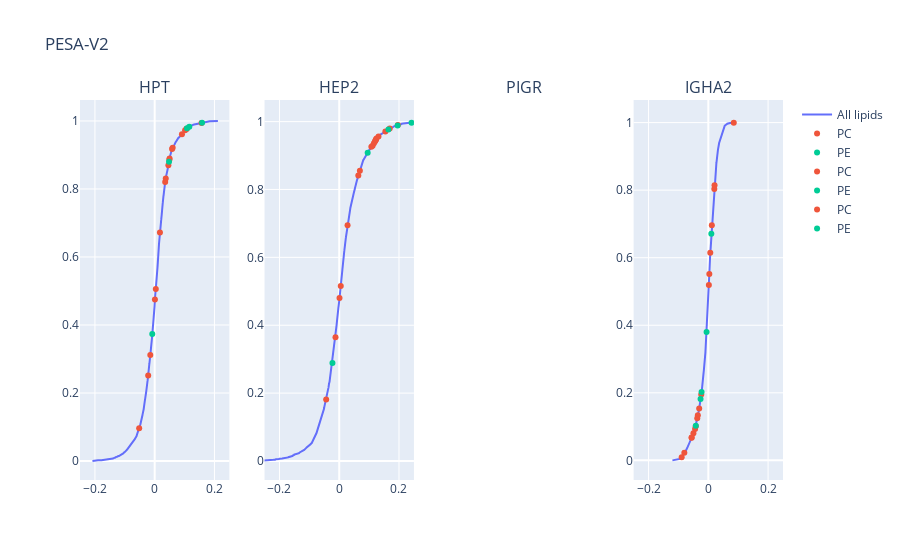

The code cell stored with this chart in its notebook:
### Code cell
ch = 'v2'

fdr = 0.01
fdrThr = np.abs(rdf[ch].rcca[np.argmin(np.abs(rdf[ch].adpv-fdr))])

i = proteins[0]

fig = make_subplots(rows=1, cols=len(proteins), subplot_titles=proteinsName)
for n,i in enumerate(proteins):

    tmp = rdf[ch][rdf[ch].q == i].sort_values('rcca')
    if tmp.shape[0] ==0: continue
    tmp['Y'] = np.arange(0,1,1/tmp.shape[0])


    fig.add_trace(go.Scatter(
        x=tmp.rcca, y=tmp['Y'], line_color=palette[0], name='All lipids',
        showlegend=True if n==0 else False
    ), row=1, col=n+1)

    b = [
        [
            f'{l[0]} {l[1]}:{l[2]}' 
            for l in lipids if 'LMSD{ ' + f'{l[0]} {l[1]}:{l[2]}' + ' }' in k
        ]
        for k in tmp.TP_ID
    ]

    tmp['label'] = ['' if i==[] else i[0] for i in b]

    # tmp2 = tmp[tmp.label!=''].copy()
    # tmp2['Y2'] = np.arange(0,1,1/tmp2.shape[0])

    for m,k in enumerate(['PC', 'PE']):#, 'LPC', 'LPE']):
        tmp2 = tmp[[k in kk for kk in tmp.label]].copy()
        tmp2['Y2'] = np.arange(0,1,1/tmp2.shape[0])

        fig.add_trace(go.Scatter(
            x=tmp2.rcca, y=tmp2['Y'], mode='markers',
            text=tmp2.label,
            textposition='bottom center', marker_color=palette[m+1],
            showlegend=True if n==0 else True, name=k
        ), row=1, col=n+1)



    fig.update_xaxes(range=(-0.25,0.25))

    # [fig.add_annotation(

    #     ay=np.random.randint(0,100),
    #     ax=np.random.randint(0,1),
    #     x=k1, y=k2,
    #     text=k3,
    #     arrowhead=2,
    # ) for k1,k2,k3 in zip(tmp2.rcca,tmp2['Y'],tmp2.label)]

fig.update_layout(title=f'PESA-{ch.upper()}')
# fig.add_vline(x=fdrThr, line_width=0.5, line_dash='dash')
# fig.add_vline(x=-fdrThr, line_width=0.5, line_dash='dash')
fig.show()

### Figure 1 — Plotly figure (JSON) as saved in the notebook; plotly's stock layout.template omitted (floating-point values rounded to 4 significant figures; data arrays with more than 128 entries replaced by an {"elided": "..."} marker saying what was removed)
{"data": [{"line": {"color": "#636EFA"}, "name": "All lipids", "showlegend": true, "type": "scatter", "x": {"elided": "2062 float values"}, "xaxis": "x", "y": {"elided": "2062 float values"}, "yaxis": "y"}, {"marker": {"color": "#EF553B"}, "mode": "markers", "name": "PC", "showlegend": true, "text": ["PC 38:6", "PC 36:4", "PC 38:6", "PC 36:3", "PC 38:6", "PC 36:3", "PC 36:5", "PC 36:5", "PC 38:5", "PC 36:4", "PC 36:3", "PC 36:4", "PC 38:5", "PC 38:4", "PC 38:4", "PC 36:4", "PC 38:3", "PC 38:3"], "textposition": "bottom center", "type": "scatter", "x": [-0.05191, -0.02181, -0.01475, 0.0007406, 0.003713, 0.01753, 0.03508, 0.03696, 0.0458, 0.04908, 0.04974, 0.0582, 0.06013, 0.09122, 0.1018, 0.1067, 0.1069, 0.1567], "xaxis": "x", "y": [0.09651, 0.2517, 0.3113, 0.4748, 0.5058, 0.6717, 0.8206, 0.8307, 0.87, 0.8855, 0.8894, 0.9176, 0.921, 0.9612, 0.9724, 0.9762, 0.9767, 0.9937], "yaxis": "y"}, {"marker": {"color": "#00CC96"}, "mode": "markers", "name": "PE", "showlegend": true, "text": ["PE 38:6", "PE 36:3", "PE 38:6", "PE 36:4", "PE 38:4"], "textposition": "bottom center", "type": "scatter", "x": [-0.008099, 0.04794, 0.1081, 0.1158, 0.1585], "xaxis": "x", "y": [0.3734, 0.8802, 0.9787, 0.9825, 0.9947], "yaxis": "y"}, {"line": {"color": "#636EFA"}, "name": "All lipids", "showlegend": false, "type": "scatter", "x": {"elided": "2062 float values"}, "xaxis": "x2", "y": {"elided": "2062 float values"}, "yaxis": "y2"}, {"marker": {"color": "#EF553B"}, "mode": "markers", "name": "PC", "showlegend": true, "text": ["PC 38:6", "PC 36:3", "PC 36:3", "PC 36:4", "PC 38:6", "PC 36:3", "PC 38:6", "PC 36:5", "PC 36:5", "PC 38:3", "PC 36:4", "PC 38:3", "PC 38:4", "PC 38:5", "PC 38:4", "PC 38:5", "PC 36:4", "PC 36:4"], "textposition": "bottom center", "type": "scatter", "x": [-0.04374, -0.0125, 0.0009443, 0.005156, 0.02791, 0.06393, 0.06909, 0.1075, 0.1118, 0.1161, 0.1196, 0.1219, 0.1224, 0.1244, 0.1314, 0.1544, 0.169, 0.1962], "xaxis": "x2", "y": [0.1809, 0.3647, 0.4801, 0.5155, 0.695, 0.8409, 0.8555, 0.9258, 0.9292, 0.936, 0.9413, 0.9452, 0.9467, 0.9505, 0.9564, 0.9709, 0.9796, 0.9898], "yaxis": "y2"}, {"marker": {"color": "#00CC96"}, "mode": "markers", "name": "PE", "showlegend": true, "text": ["PE 38:6", "PE 36:3", "PE 36:4", "PE 38:6", "PE 38:4"], "textposition": "bottom center", "type": "scatter", "x": [-0.02269, 0.09517, 0.1646, 0.1954, 0.242], "xaxis": "x2", "y": [0.289, 0.9083, 0.9767, 0.9884, 0.9966], "yaxis": "y2"}, {"line": {"color": "#636EFA"}, "name": "All lipids", "showlegend": false, "type": "scatter", "x": {"elided": "2062 float values"}, "xaxis": "x4", "y": {"elided": "2062 float values"}, "yaxis": "y4"}, {"marker": {"color": "#EF553B"}, "mode": "markers", "name": "PC", "showlegend": true, "text": ["PC 36:4", "PC 38:5", "PC 38:6", "PC 36:5", "PC 36:5", "PC 36:4", "PC 38:6", "PC 38:5", "PC 36:4", "PC 36:4", "PC 38:6", "PC 38:4", "PC 36:3", "PC 38:4", "PC 36:3", "PC 36:3", "PC 38:3", "PC 38:3"], "textposition": "bottom center", "type": "scatter", "x": [-0.0891, -0.08025, -0.05589, -0.05582, -0.04985, -0.04426, -0.04192, -0.037, -0.03506, -0.03048, -0.02364, 0.001814, 0.003421, 0.006596, 0.01179, 0.02006, 0.02084, 0.08523], "xaxis": "x4", "y": [0.009214, 0.02279, 0.06693, 0.06741, 0.08002, 0.09311, 0.1014, 0.1246, 0.1339, 0.1532, 0.195, 0.5189, 0.5519, 0.6145, 0.6964, 0.8036, 0.8143, 0.9995], "yaxis": "y4"}, {"marker": {"color": "#00CC96"}, "mode": "markers", "name": "PE", "showlegend": true, "text": ["PE 38:6", "PE 36:3", "PE 38:4", "PE 36:4", "PE 38:6"], "textposition": "bottom center", "type": "scatter", "x": [-0.04187, -0.02599, -0.02254, -0.005814, 0.01016], "xaxis": "x4", "y": [0.1023, 0.1814, 0.2022, 0.3797, 0.6707], "yaxis": "y4"}], "layout": {"annotations": [{"font": {"size": 16}, "showarrow": false, "text": "HPT", "x": 0.1062, "xanchor": "center", "xref": "paper", "y": 1, "yanchor": "bottom", "yref": "paper"}, {"font": {"size": 16}, "showarrow": false, "text": "HEP2", "x": 0.3688, "xanchor": "center", "xref": "paper", "y": 1, "yanchor": "bottom", "yref": "paper"}, {"font": {"size": 16}, "showarrow": false, "text": "PIGR", "x": 0.6313, "xanchor": "center", "xref": "paper", "y": 1, "yanchor": "bottom", "yref": "paper"}, {"font": {"size": 16}, "showarrow": false, "text": "IGHA2", "x": 0.8938, "xanchor": "center", "xref": "paper", "y": 1, "yanchor": "bottom", "yref": "paper"}], "title": {"text": "PESA-V2"}, "xaxis": {"anchor": "y", "domain": [0, 0.2125], "range": [-0.25, 0.25]}, "xaxis2": {"anchor": "y2", "domain": [0.2625, 0.475], "range": [-0.25, 0.25]}, "xaxis3": {"anchor": "y3", "domain": [0.525, 0.7375], "range": [-0.25, 0.25]}, "xaxis4": {"anchor": "y4", "domain": [0.7875, 1], "range": [-0.25, 0.25]}, "yaxis": {"anchor": "x", "domain": [0, 1]}, "yaxis2": {"anchor": "x2", "domain": [0, 1]}, "yaxis3": {"anchor": "x3", "domain": [0, 1]}, "yaxis4": {"anchor": "x4", "domain": [0, 1]}}}
